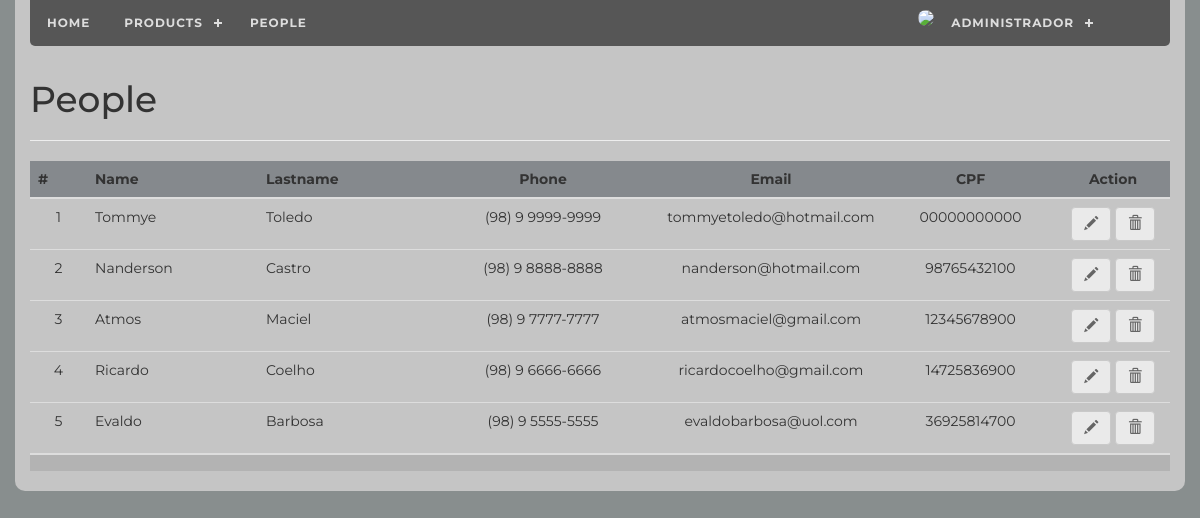
Page /aplicacao/people/index.php (signed in) on the committed database.
### tables this page shows
CREATE TABLE `people` (
  `ID_PEOPLE` int(11) NOT NULL AUTO_INCREMENT,
  `NAME` varchar(20) NOT NULL,
  `LASTNAME` varchar(20) NOT NULL,
  `PHONE` varchar(20) DEFAULT NULL,
  `EMAIL` varchar(100) NOT NULL,
  `CPF` varchar(11) DEFAULT NULL,
  PRIMARY KEY (`ID_PEOPLE`),
  UNIQUE KEY `CPF` (`CPF`)
);

### aplicacao/people/index.php (the view, shortened to what this page needs)
<?php
require __DIR__ . '/../../Layout/header.php';
$people = selectPeople($conn);
function selectPeople ($conn) {
    $sql = ' SELECT * FROM people; ';
    $select = $conn->prepare($sql);
    $select->execute();
    return $select->fetchAll(PDO::FETCH_OBJ);
}
?>
<h1>People</h1>
<hr/>
<div class="table-responsive">
    <table class="table table-hover">
        <thead style="background-color: #85898d">
        <tr>
            <th style="width: 5%">#</th>
            <th style="width: 15%">Name</th>
            <th style="width: 15%">Lastname</th>
            <th style="width: 20%; text-align: center">Phone</th>
            <th style="width: 20%; text-align: center">Email</th>
            <th style="width: 15%; text-align: center">CPF</th>
            <th style="width: 10%; text-align: center">Action</th>
        </tr>
        </thead>
        <tbody>
        <?php
        if (empty($people)) : ?>
            <tr>
                <td colspan="4" style="text-align: center;" class="table-bordered">Empty</td>
            </tr>
        <?php else :
            foreach ($people as $person) : ?>
                <tr>
                    <td style="text-align: center;"><?=$person->ID_PEOPLE?></td>
                    <td><?=$person->NAME?></td>
                    <td><?=$person->LASTNAME?></td>
                    <td style="text-align: center;"><?=$person->PHONE?></td>
                    <td style="text-align: center;"><?=$person->EMAIL?></td>
                    <td style="text-align: center;"><?=$person->CPF?></td>
                    <td style="text-align: center">
                        <a class="btn btn-default" disabled="" onclick="return false" role="button" href="/aplicacao/people/people.php"><i class="glyphicon glyphicon-pencil"></i></a>
                        <a class="btn btn-default" disabled="" onclick="return false" role="button" href="#"><i class="glyphicon glyphicon-trash"></i></a>
                    </td>
                </tr>
            <?php endforeach; endif;?>
        </tbody>
        <tfoot">
        <tr style="background-color: #b3b3b3; font-weight: bold;">
            <td></td>
            <td></td>
            <td></td>
            <td></td>
            <td></td>
            <td></td>
            <td></td>
        </tr>
    </table>
</div>

### Layout/header.php (shortened to what this page needs)
<?php
$user = $_SESSION['user'];
?>
<!DOCTYPE html>
<html lang="pt-br">
<head>
    <link rel="stylesheet" type="text/css" href="/Layout/css/menu.css">
    <link href="/Layout/css/bootstrap.css" rel="stylesheet">
</head>
<body>
<div class="container">
    <div id='cssmenu'>
        <ul>
            <li><a href='/Layout/home.php'>Home</a></li>
            <li class='active'><a href='/aplicacao/products/index.php'>Products</a>
            </li>
            <li><a href='/aplicacao/people/index.php'>People</a></li>
            <li class='active' style="float: right; padding-right: 4.7em;">
                <a href='https://s.codepen.io/dmitrykiselyov/debug/XJwqZM?SecondTap'>
                    <?=ucwords(($user['name'] != null) ? $user['name'] : $user['NAME'])?>
                </a>
            </li>
            <li style="float: right;">
                <div style="padding-top: 10px;">
                    <?php if (empty($user['AVATAR'])) : ?>
                        <img class="img-circle img-thumbnail" width="30px;" src="/favicon.ico">
                    <?php else : ?>
                        <img class="img-circle" width="30px;" src="/aplicacao/upload/uploads/<?=$user['AVATAR']?>">
                    <?php endif; ?>
                </div>
            </li>
        </ul>
    </div>

### Layout/css/menu.css (style rules this page uses)
#cssmenu, #cssmenu ul, #cssmenu ul li, #cssmenu ul li a, #cssmenu #menu-button { margin: 0; padding: 0; border: 0; list-style: none; line-height: 1; display: block; position: relative; -webkit-box-sizing: border-box; -moz-box-sizing: border-box; box-sizing: border-box; border-radius: 0px 0px 5px 5px; }
#cssmenu:after, #cssmenu > ul:after { content: "."; display: block; clear: both; visibility: hidden; line-height: 0; height: 0; }
#cssmenu { font-family: Montserrat, sans-serif; background: #565656; }
#cssmenu > ul > li { float: left; }
#cssmenu > ul > li > a { padding: 17px; font-size: 12px; letter-spacing: 1px; text-decoration: none; color: #dddddd; font-weight: 700; text-transform: uppercase; }
#cssmenu > ul > li.has-sub > a { padding-right: 30px; }
#cssmenu > ul > li.has-sub > a:after { position: absolute; top: 22px; right: 11px; width: 8px; height: 2px; display: block; background: #dddddd; content: ''; }
#cssmenu > ul > li.has-sub > a:before { position: absolute; top: 19px; right: 14px; display: block; width: 2px; height: 8px; background: #dddddd; content: ''; -webkit-transition: all .25s ease; -moz-transition: all .25s ease; -ms-transition: all .25s ease; -o-transition: all .25s ease; transition: all .25s ease; }
body { background-color: var(--bodyBackgroundColor); color: var(--bodyColor); font-family: var(--bodyFontFamily), var(--bodyFontFamilyFallback); font-size: var(--bodyFontSize); font-weight: var(--bodyFontWeight); height: 100%; line-height: var(--bodyLineHeight); margin: 0; min-height: 100%; }
:root { --anchorColor: #eee; }
html { box-sizing: border-box; font-size: var(--htmlFontSize); height: 100%; }
:root { --htmlFontSize: 100%; --bodyBackgroundColor: #384146; --bodyColor: var(--baseColor); --bodyFontFamily: 'Open Sans'; --bodyFontFamilyFallback: sans-serif; --bodyFontSize: 0.875rem; --bodyFontWeight: 400; --bodyLineHeight: 1.5; }

### rows in the picture
people: ID_PEOPLE "1", NAME "Tommye", LASTNAME "Toledo", PHONE "(98) 9 9999-9999", EMAIL "tommyetoledo@hotmail.com", CPF "00000000000"
people: ID_PEOPLE "2", NAME "Nanderson", LASTNAME "Castro", PHONE "(98) 9 8888-8888", EMAIL "nanderson@hotmail.com", CPF "98765432100"
people: ID_PEOPLE "3", NAME "Atmos", LASTNAME "Maciel", PHONE "(98) 9 7777-7777", EMAIL "atmosmaciel@gmail.com", CPF "12345678900"
people: ID_PEOPLE "4", NAME "Ricardo", LASTNAME "Coelho", PHONE "(98) 9 6666-6666", EMAIL "ricardocoelho@gmail.com", CPF "14725836900"
people: ID_PEOPLE "5", NAME "Evaldo", LASTNAME "Barbosa", PHONE "(98) 9 5555-5555", EMAIL "evaldobarbosa@uol.com", CPF "36925814700"
